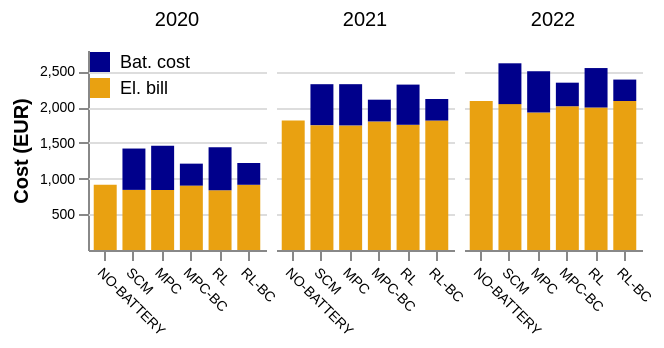

The notebook cell this image was saved under:
### Code cell
colors3 = ['darkblue', '#E9A111']
loads = ['L9', 'L11', 'L12', 'L13']
file = 'Results.csv'

data_all = pd.read_csv(os.path.join('Results', 'Compiled_results', file))
data_all = data_all[~data_all.strategy.isin(['MILP-YEAR'])]


no_bat_el_bills = data_all.loc[data_all['strategy']=='NO-BATTERY'].el_bill
data_all.loc[data_all['strategy']=='NO-BATTERY', 'total_cost'] = no_bat_el_bills
data_all.loc[data_all['strategy']=='NO-BATTERY', 'bat_usage_cost'] = 0
data_all.loc[data_all['strategy']=='NO-BATTERY', 'delta_SOH'] = 0

data = data_all[data_all['load_profile']=='L9']
data = data.rename(columns={'pv_profile':'Profile', 'bat_usage_cost':'Bat. cost', 'el_bill':'El. bill'})
data_new = data.melt(id_vars=['strategy', 'year', 'load_profile', 'Profile'], value_vars=['El. bill', 'Bat. cost'])
data_new = data_new.rename(columns={'variable':'Cost'})

print(data_new)

alt.Chart(data_new).mark_bar().encode(
    x=alt.X('strategy:N', title=None, sort=['NO-BATTERY', 'SCM', 'MILP-YEAR', 'MPC', 'MPC-BC', 'RL', 'RL-BC']),   
    y=alt.Y('sum(value):Q', axis=alt.Axis(values=[500, 1000, 1500, 2000, 2500, 3000], grid=True, title='Cost (EUR)', 
                                          titleFontStyle='normal', titleFontSize=10, labelAngle=0)),    
    column=alt.Column('year:N', title=None, spacing=5).header(labelFontSize=10, labelFont='arial'),   
    color=alt.Color('Cost:N', scale=alt.Scale(range=colors3)).legend(orient='none', labelFontSize=9, labelFont='arial', legendX=0, legendY=0, title='', titleFontSize=10, titleFont='arial'),  
    xOffset=alt.XOffset("Profile:N")
    ).configure_view(     
            # remove grid lines around column clusters
            strokeOpacity=0).properties(
                width=89,
                height=100
            ).configure_axis(
                labelFontSize=7,
                titleFontSize=10,
                labelFont='arial',
                titleFont='arial',
                labelAngle=45
            ).configure_range(category=alt.RangeScheme(colors3)
            )

### Figure 1 — Vega-Lite specification as saved in the notebook (floating-point values rounded to 4 significant figures)
{"config": {"view": {"continuousWidth": 300, "continuousHeight": 300, "strokeOpacity": 0}, "axis": {"labelAngle": 45, "labelFont": "arial", "labelFontSize": 7, "titleFont": "arial", "titleFontSize": 10}, "range": {"category": ["darkblue", "#E9A111"]}}, "data": {"name": "data-e859dd34bc71fc794e91c454ccee056b"}, "mark": {"type": "bar"}, "encoding": {"color": {"field": "Cost", "legend": {"orient": "none", "labelFontSize": 9, "labelFont": "arial", "legendX": 0, "legendY": 0, "title": "", "titleFontSize": 10, "titleFont": "arial"}, "scale": {"range": ["darkblue", "#E9A111"]}, "type": "nominal"}, "column": {"field": "year", "header": {"labelFontSize": 10, "labelFont": "arial"}, "spacing": 5, "title": null, "type": "nominal"}, "x": {"field": "strategy", "sort": ["NO-BATTERY", "SCM", "MILP-YEAR", "MPC", "MPC-BC", "RL", "RL-BC"], "title": null, "type": "nominal"}, "xOffset": {"field": "Profile", "type": "nominal"}, "y": {"aggregate": "sum", "axis": {"grid": true, "labelAngle": 0, "title": "Cost (EUR)", "titleFontSize": 10, "titleFontStyle": "normal", "values": [500, 1000, 1500, 2000, 2500, 3000]}, "field": "value", "type": "quantitative"}}, "height": 100, "width": 89, "$schema": "https://vega.github.io/schema/vega-lite/v5.20.1.json", "datasets": {"data-e859dd34bc71fc794e91c454ccee056b": [{"strategy": "MPC-BC", "year": 2020, "load_profile": "L9", "Profile": "south", "Cost": "El. bill", "value": 901.4}, {"strategy": "MPC-BC", "year": 2021, "load_profile": "L9", "Profile": "south", "Cost": "El. bill", "value": 1800.0}, {"strategy": "MPC-BC", "year": 2022, "load_profile": "L9", "Profile": "south", "Cost": "El. bill", "value": 2013.0}, {"strategy": "MPC", "year": 2020, "load_profile": "L9", "Profile": "south", "Cost": "El. bill", "value": 838.7}, {"strategy": "MPC", "year": 2021, "load_profile": "L9", "Profile": "south", "Cost": "El. bill", "value": 1744.0}, {"strategy": "MPC", "year": 2022, "load_profile": "L9", "Profile": "south", "Cost": "El. bill", "value": 1925.0}, {"strategy": "NO-BATTERY", "year": 2020, "load_profile": "L9", "Profile": "south", "Cost": "El. bill", "value": 913.2}, {"strategy": "NO-BATTERY", "year": 2021, "load_profile": "L9", "Profile": "south", "Cost": "El. bill", "value": 1812.0}, {"strategy": "NO-BATTERY", "year": 2022, "load_profile": "L9", "Profile": "south", "Cost": "El. bill", "value": 2086.0}, {"strategy": "RL-BC", "year": 2020, "load_profile": "L9", "Profile": "south", "Cost": "El. bill", "value": 913.2}, {"strategy": "RL-BC", "year": 2021, "load_profile": "L9", "Profile": "south", "Cost": "El. bill", "value": 1812.0}, {"strategy": "RL-BC", "year": 2022, "load_profile": "L9", "Profile": "south", "Cost": "El. bill", "value": 2086.0}, {"strategy": "RL", "year": 2020, "load_profile": "L9", "Profile": "south", "Cost": "El. bill", "value": 834.8}, {"strategy": "RL", "year": 2021, "load_profile": "L9", "Profile": "south", "Cost": "El. bill", "value": 1753.0}, {"strategy": "RL", "year": 2022, "load_profile": "L9", "Profile": "south", "Cost": "El. bill", "value": 1995.0}, {"strategy": "SCM", "year": 2020, "load_profile": "L9", "Profile": "south", "Cost": "El. bill", "value": 841.5}, {"strategy": "SCM", "year": 2021, "load_profile": "L9", "Profile": "south", "Cost": "El. bill", "value": 1748.0}, {"strategy": "SCM", "year": 2022, "load_profile": "L9", "Profile": "south", "Cost": "El. bill", "value": 2042.0}, {"strategy": "MPC-BC", "year": 2020, "load_profile": "L9", "Profile": "south", "Cost": "Bat. cost", "value": 307.5}, {"strategy": "MPC-BC", "year": 2021, "load_profile": "L9", "Profile": "south", "Cost": "Bat. cost", "value": 304.7}, {"strategy": "MPC-BC", "year": 2022, "load_profile": "L9", "Profile": "south", "Cost": "Bat. cost", "value": 329.8}, {"strategy": "MPC", "year": 2020, "load_profile": "L9", "Profile": "south", "Cost": "Bat. cost", "value": 621.0}, {"strategy": "MPC", "year": 2021, "load_profile": "L9", "Profile": "south", "Cost": "Bat. cost", "value": 577.3}, {"strategy": "MPC", "year": 2022, "load_profile": "L9", "Profile": "south", "Cost": "Bat. cost", "value": 577.3}, {"strategy": "NO-BATTERY", "year": 2020, "load_profile": "L9", "Profile": "south", "Cost": "Bat. cost", "value": 0.0}, {"strategy": "NO-BATTERY", "year": 2021, "load_profile": "L9", "Profile": "south", "Cost": "Bat. cost", "value": 0.0}, {"strategy": "NO-BATTERY", "year": 2022, "load_profile": "L9", "Profile": "south", "Cost": "Bat. cost", "value": 0.0}, {"strategy": "RL-BC", "year": 2020, "load_profile": "L9", "Profile": "south", "Cost": "Bat. cost", "value": 305.0}, {"strategy": "RL-BC", "year": 2021, "load_profile": "L9", "Profile": "south", "Cost": "Bat. cost", "value": 302.1}, {"strategy": "RL-BC", "year": 2022, "load_profile": "L9", "Profile": "south", "Cost": "Bat. cost", "value": 300.2}, {"strategy": "RL", "year": 2020, "load_profile": "L9", "Profile": "south", "Cost": "Bat. cost", "value": 603.6}, {"strategy": "RL", "year": 2021, "load_profile": "L9", "Profile": "south", "Cost": "Bat. cost", "value": 562.6}, {"strategy": "RL", "year": 2022, "load_profile": "L9", "Profile": "south", "Cost": "Bat. cost", "value": 552.6}, {"strategy": "SCM", "year": 2020, "load_profile": "L9", "Profile": "south", "Cost": "Bat. cost", "value": 579.0}, {"strategy": "SCM", "year": 2021, "load_profile": "L9", "Profile": "south", "Cost": "Bat. cost", "value": 573.2}, {"strategy": "SCM", "year": 2022, "load_profile": "L9", "Profile": "south", "Cost": "Bat. cost", "value": 571.5}]}}
